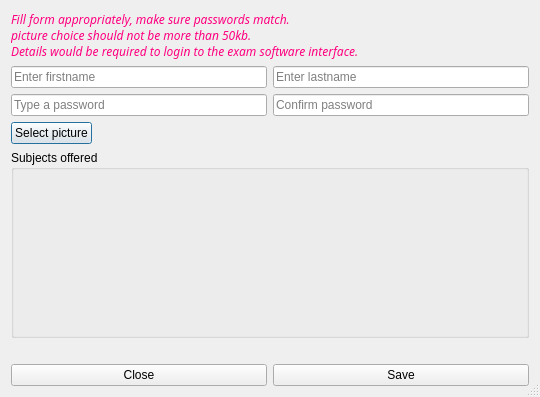
<?xml version="1.0" encoding="UTF-8"?>
<ui version="4.0">
 <class>RegisterDialog</class>
 <widget class="QDialog" name="RegisterDialog">
  <property name="geometry">
   <rect>
    <x>0</x>
    <y>0</y>
    <width>540</width>
    <height>397</height>
   </rect>
  </property>
  <property name="windowTitle">
   <string>Dialog</string>
  </property>
  <property name="sizeGripEnabled">
   <bool>true</bool>
  </property>
  <layout class="QVBoxLayout" name="verticalLayout_2">
   <item>
    <widget class="QLabel" name="infoLbl">
     <property name="palette">
      <palette>
       <active>
        <colorrole role="WindowText">
         <brush brushstyle="SolidPattern">
          <color alpha="255">
           <red>255</red>
           <green>0</green>
           <blue>127</blue>
          </color>
         </brush>
        </colorrole>
        <colorrole role="PlaceholderText">
         <brush brushstyle="SolidPattern">
          <color alpha="128">
           <red>49</red>
           <green>54</green>
           <blue>59</blue>
          </color>
         </brush>
        </colorrole>
       </active>
       <inactive>
        <colorrole role="WindowText">
         <brush brushstyle="SolidPattern">
          <color alpha="255">
           <red>255</red>
           <green>0</green>
           <blue>127</blue>
          </color>
         </brush>
        </colorrole>
        <colorrole role="PlaceholderText">
         <brush brushstyle="SolidPattern">
          <color alpha="128">
           <red>49</red>
           <green>54</green>
           <blue>59</blue>
          </color>
         </brush>
        </colorrole>
       </inactive>
       <disabled>
        <colorrole role="WindowText">
         <brush brushstyle="SolidPattern">
          <color alpha="255">
           <red>119</red>
           <green>120</green>
           <blue>120</blue>
          </color>
         </brush>
        </colorrole>
        <colorrole role="PlaceholderText">
         <brush brushstyle="SolidPattern">
          <color alpha="128">
           <red>49</red>
           <green>54</green>
           <blue>59</blue>
          </color>
         </brush>
        </colorrole>
       </disabled>
      </palette>
     </property>
     <property name="font">
      <font>
       <family>FontAwesome</family>
       <italic>true</italic>
      </font>
     </property>
     <property name="autoFillBackground">
      <bool>true</bool>
     </property>
     <property name="text">
      <string>Fill form appropriately, make sure passwords match.
picture choice should not be more than 50kb.
Details would be required to login to the exam software interface.</string>
     </property>
     <property name="textFormat">
      <enum>Qt::AutoText</enum>
     </property>
     <property name="scaledContents">
      <bool>true</bool>
     </property>
    </widget>
   </item>
   <item>
    <layout class="QVBoxLayout" name="verticalLayout">
     <item>
      <layout class="QHBoxLayout" name="horizontalLayout">
       <item>
        <widget class="QLineEdit" name="firstnameEdit">
         <property name="sizePolicy">
          <sizepolicy hsizetype="Preferred" vsizetype="Fixed">
           <horstretch>0</horstretch>
           <verstretch>0</verstretch>
          </sizepolicy>
         </property>
         <property name="placeholderText">
          <string>Enter firstname</string>
         </property>
         <property name="clearButtonEnabled">
          <bool>true</bool>
         </property>
        </widget>
       </item>
       <item>
        <widget class="QLineEdit" name="lastnameEdit">
         <property name="sizePolicy">
          <sizepolicy hsizetype="Preferred" vsizetype="Fixed">
           <horstretch>0</horstretch>
           <verstretch>0</verstretch>
          </sizepolicy>
         </property>
         <property name="placeholderText">
          <string>Enter lastname</string>
         </property>
         <property name="clearButtonEnabled">
          <bool>true</bool>
         </property>
        </widget>
       </item>
      </layout>
     </item>
     <item>
      <layout class="QHBoxLayout" name="horizontalLayout_2">
       <item>
        <widget class="QLineEdit" name="pswdEdit">
         <property name="sizePolicy">
          <sizepolicy hsizetype="Preferred" vsizetype="Fixed">
           <horstretch>0</horstretch>
           <verstretch>0</verstretch>
          </sizepolicy>
         </property>
         <property name="echoMode">
          <enum>QLineEdit::PasswordEchoOnEdit</enum>
         </property>
         <property name="placeholderText">
          <string>Type a password</string>
         </property>
         <property name="clearButtonEnabled">
          <bool>true</bool>
         </property>
        </widget>
       </item>
       <item>
        <widget class="QLineEdit" name="confirmPswdEdit">
         <property name="sizePolicy">
          <sizepolicy hsizetype="Preferred" vsizetype="Fixed">
           <horstretch>0</horstretch>
           <verstretch>0</verstretch>
          </sizepolicy>
         </property>
         <property name="echoMode">
          <enum>QLineEdit::PasswordEchoOnEdit</enum>
         </property>
         <property name="placeholderText">
          <string>Confirm password</string>
         </property>
         <property name="clearButtonEnabled">
          <bool>true</bool>
         </property>
        </widget>
       </item>
      </layout>
     </item>
     <item>
      <layout class="QHBoxLayout" name="horizontalLayout_3">
       <item>
        <widget class="QPushButton" name="picsChoiceBtn">
         <property name="sizePolicy">
          <sizepolicy hsizetype="Preferred" vsizetype="Fixed">
           <horstretch>0</horstretch>
           <verstretch>0</verstretch>
          </sizepolicy>
         </property>
         <property name="text">
          <string>Select picture</string>
         </property>
        </widget>
       </item>
       <item>
        <widget class="QLabel" name="picsChoiceLbl">
         <property name="sizePolicy">
          <sizepolicy hsizetype="Expanding" vsizetype="Preferred">
           <horstretch>0</horstretch>
           <verstretch>0</verstretch>
          </sizepolicy>
         </property>
         <property name="text">
          <string/>
         </property>
        </widget>
       </item>
      </layout>
     </item>
    </layout>
   </item>
   <item>
    <widget class="QGroupBox" name="groupBox">
     <property name="sizePolicy">
      <sizepolicy hsizetype="Preferred" vsizetype="Expanding">
       <horstretch>0</horstretch>
       <verstretch>0</verstretch>
      </sizepolicy>
     </property>
     <property name="title">
      <string>Subjects offered</string>
     </property>
    </widget>
   </item>
   <item>
    <spacer name="verticalSpacer">
     <property name="orientation">
      <enum>Qt::Vertical</enum>
     </property>
     <property name="sizeType">
      <enum>QSizePolicy::Preferred</enum>
     </property>
     <property name="sizeHint" stdset="0">
      <size>
       <width>20</width>
       <height>20</height>
      </size>
     </property>
    </spacer>
   </item>
   <item>
    <layout class="QHBoxLayout" name="horizontalLayout_4">
     <item>
      <widget class="QPushButton" name="closeBtn">
       <property name="text">
        <string>Close</string>
       </property>
      </widget>
     </item>
     <item>
      <widget class="QPushButton" name="saveBtn">
       <property name="text">
        <string>Save</string>
       </property>
      </widget>
     </item>
    </layout>
   </item>
  </layout>
 </widget>
 <resources/>
 <connections>
  <connection>
   <sender>closeBtn</sender>
   <signal>clicked()</signal>
   <receiver>RegisterDialog</receiver>
   <slot>reject()</slot>
   <hints>
    <hint type="sourcelabel">
     <x>233</x>
     <y>365</y>
    </hint>
    <hint type="destinationlabel">
     <x>532</x>
     <y>96</y>
    </hint>
   </hints>
  </connection>
 </connections>
 <buttongroups>
  <buttongroup name="subjectChoicesGroup"/>
 </buttongroups>
</ui>
